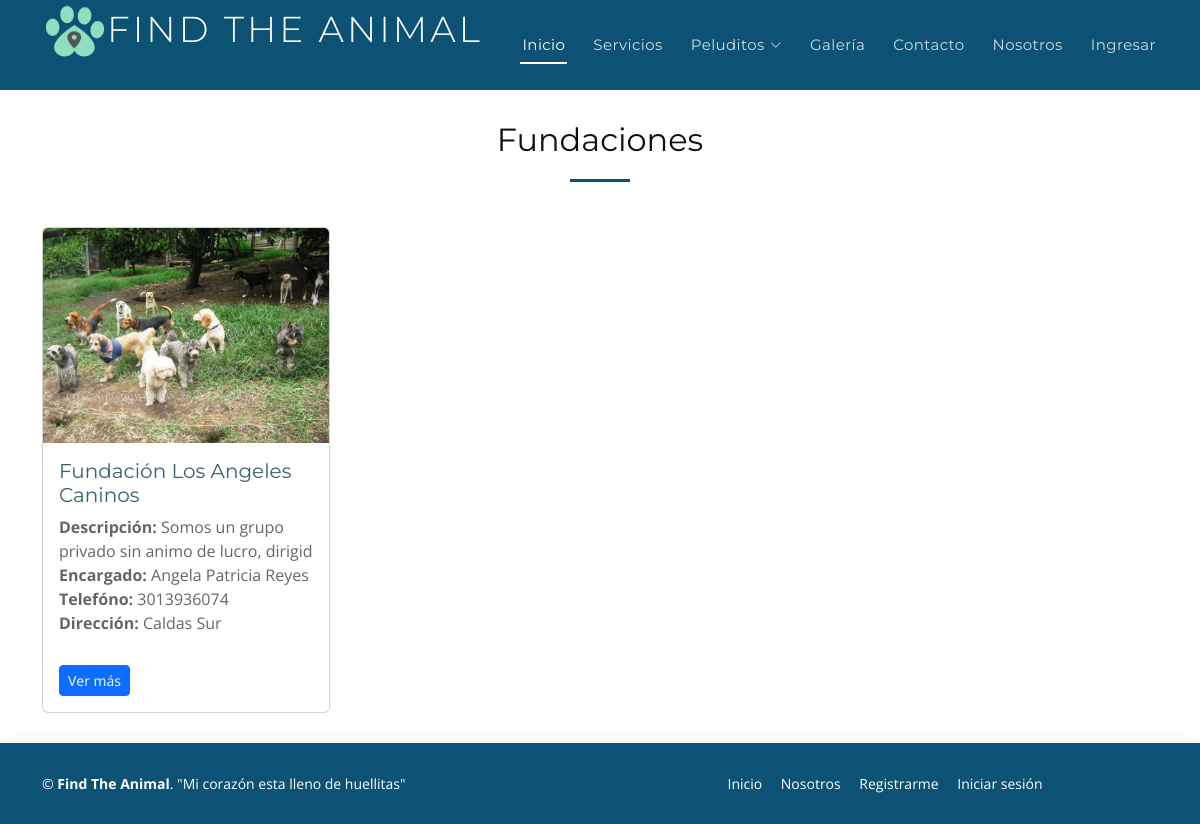
The app's page /Vista/fundaciones.php with its own data.
### tables this page shows
CREATE TABLE `empresa` (
  `Idempresa` bigint(14) NOT NULL,
  `Descriempresa` varchar(300) NOT NULL,
  `Direcempre` varchar(50) NOT NULL,
  `Fotoempre` varchar(50) NOT NULL,
  `Encargadoempre` varchar(50) NOT NULL,
  `Telefonoempre` varchar(13) NOT NULL,
  `Correoempre` varchar(50) NOT NULL,
  `Contraseñaempre` varchar(50) NOT NULL,
  `IdTiempre` int(11) NOT NULL,
  `Nombrempre` varchar(50) NOT NULL
);

### Vista/fundaciones.php (the view)
<?php
include('Menu.php');
?>
  <section class="container mt-5">
  <div class="row mt-5">
  <div class="section-header" style="margin-top: 25px">
          <h3 class="section-title">Fundaciones</h3>
          <span class="section-divider"></span>
        </div>
      <?php
                    include( '../Controlador/conex.php');
                    $Consulta="SELECT Idempresa, Nombrempre, Descriempresa, Direcempre, Fotoempre, Encargadoempre, Telefonoempre, Correoempre, Contraseñaempre, tipoempresa.DescriTiempre FROM empresa
                    INNER JOIN tipoempresa ON empresa.IdTiempre = tipoempresa.IdTiempre WHERE empresa.Idtiempre = 3; ";
                    $Tour=$conexion->query($Consulta);
                    while ($row=$Tour->fetch_row()){
                   ?>
           <div class="col-md-4 col-sm-12">
            <div class="card" style="width: 18rem; margin-top: 25px">
            <img src="App/Admon/img/<?php echo ''.$row[4].''; ?>" class="card-img-top" alt="...">
            <div class="card-body">
                <h5 class="card-title" style="color: #3b626f;"><?php echo ''.$row[1].''; ?></h5>
                <p class="card-text card-text1">
                <b>Descripción: </b><?php echo ''.$row[2].''; ?><br>
                <b>Encargado: </b><?php echo ''.$row[5].''; ?><br>
                <b>Telefóno: </b><?php echo ''.$row[6].''; ?><br>
                <b>Dirección: </b><?php echo ''.$row[3].''; ?><br>
                </p>
                <a href="#" class="btn btn-primary btn-sm">Ver más</a>
            </div>
            </div>
         </div>
         <?php } ?>
  </div>
</section>
<footer id="footer" style="background-color: #0b5275; margin-top: 30px;">
    <div class="container">
      <div class="row">
        <div class="col-lg-6 text-lg-start text-center">
          <div class="copyright" style="color: white;">
            &copy; <strong>Find The Animal</strong>. "Mi corazón esta lleno de huellitas"
          </div>
        </div>
        <div class="col-lg-6">
          <nav class="footer-links text-lg-right text-center pt-2 pt-lg-0">
            <a href="index.php" class="scrollto" style="color: white;">Inicio</a>
            <a href="index.php#about" class="scrollto" style="color: white;">Nosotros</a>
            <a href="registrate.php" style="color: white;">Registrarme</a>
            <a href="Iniciarsesion.php" style="color: white;">Iniciar sesión</a>
          </nav>
        </div>
      </div>
    </div>
  </footer>
</body>
</html>

### Vista/assets/css/style.css (style rules this page uses)
body { background: #fff; color: #666666; font-family: "Open Sans", sans-serif; overflow-x: hidden; }
a { color: #0b5275; text-decoration: none; transition: 0.5s; }
p { padding: 0; margin: 0 0 30px 0; }
h1, h2, h3, h4, h5, h6 { font-family: "Montserrat", sans-serif; font-weight: 400; margin: 0 0 20px 0; padding: 0; }
section { overflow: hidden; }
.section-header .section-title { font-size: 32px; color: #111; text-align: center; font-weight: 400; }
.section-header .section-divider { display: block; width: 60px; height: 3px; background: #0b5275; background: linear-gradient(0deg, #0b5275 0%, #0b5275 100%); margin: 0 auto; margin-bottom: 20px; }
#footer { background: #fff; box-shadow: 0px 0px 12px 0px rgba(0, 0, 0, 0.1); padding: 30px 0; color: #333; font-size: 14px; }
#footer .footer-links a { color: #666; padding-left: 15px; }
#footer .footer-links a:first-child { padding-left: 0; }

### records on screen
empresa: Fotoempre (picture), Nombrempre "Fundación Los Angeles Caninos", Descriempresa "Somos un grupo privado sin animo de lucro, dirigid", Encargadoempre "Angela Patricia Reyes", Telefonoempre "3013936074", Direcempre "Caldas Sur"
